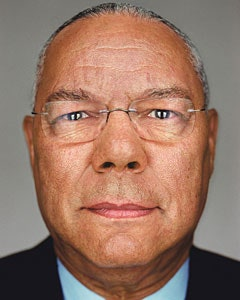
#> input picture Proyecto Imagenes/Images/colin.jpg, 240 x 300 px, found by its file name
$ jupyter execute --allow-errors FacialRecognitionSketch.ipynb   (shell and % lines are left out)
#> lines starting #> are read from the running program, lines starting #| are printed output that depends on the picture
[cell 1]
from google.colab import drive
drive.mount('/content/drive')
import cv2
import os
import numpy as np
import seaborn as sns; sns.set()
import matplotlib.pyplot as plt
from sklearn.model_selection import train_test_split
from sklearn.datasets import fetch_lfw_people
from sklearn.metrics import classification_report
from sklearn.decomposition import PCA
from sklearn.neural_network import MLPClassifier

[cell 2]
path='/content/drive/MyDrive/Proyecto Imagenes'
os.chdir(path)

[cell 3]
def FacialRecognition(image):
    # Load data
  #imagen = cv2.imread('gerhard3.jpg', cv2.IMREAD_GRAYSCALE)
  lfw_dataset = fetch_lfw_people(min_faces_per_person=100)

  _, h, w = lfw_dataset.images.shape
  X = lfw_dataset.data
  y = lfw_dataset.target
  target_names = lfw_dataset.target_names

  # split into a training and testing set
  X_train, X_test, y_train, y_test = train_test_split(X, y, test_size=0.3)


  # Compute a PCA
  n_components = 100
  pca = PCA(n_components=n_components, whiten=True).fit(X_train)
  # apply PCA transformation
  X_train_pca = pca.transform(X_train)
  X_test_pca = pca.transform(X_test)

  # [6 lines of commented-out code are left out]
  print("Fitting the classifier to the training set")
  clf = MLPClassifier(hidden_layer_sizes=(1024,), batch_size=256, verbose=True, early_stopping=True).fit(X_train_pca, y_train)

  dim = (47, 62)
  imgReS = cv2.resize(image, dim)
  imgReShape =  imgReS.reshape(1,2914)

  imagen_pca = pca.transform(imgReShape)
  ximagen = imagen_pca
  ximagen.reshape(1,-1)


  #print(ximagen.shape)
  newPrediction = clf.predict(ximagen)
  #print(newPrediction, target_names[newPrediction])
  PredictedName = target_names[newPrediction]
  listToStr = ' '.join([str(element) for element in PredictedName])

  print(newPrediction)
  plt.figure(figsize=(12,4))
  plt.subplot(121), plt.imshow(image,cmap='gray'), plt.title('Real name: [ingrese nombre]\n\n PredictedName: '+listToStr)
  plt.xticks([]), plt.yticks([])


  plt.show()

#> (a cell that did not finish here is left out)

[cell 5]
# Compute a PCA
n_components = 100
#> (the rest of this cell did not finish here and is left out)

[cell 6]
# train a neural network
print("Fitting the classifier to the training set")
#> (the rest of this cell did not finish here and is left out)

#> (a cell that did not finish here is left out)

[cell 8]
image = cv2.imread('colin.jpg', cv2.IMREAD_GRAYSCALE)
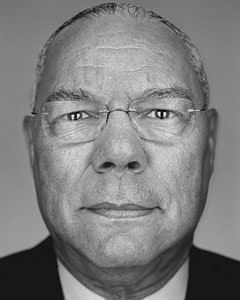
#> image: shape (300, 240); min 1, max 255, mean 125.8

FacialRecognition(image)
#> (the call stopped at in FacialRecognition, `lfw_dataset = fetch_lfw_people(min_faces_per_person=100)`: the network is not available in this run)

[cell 9]
#PARA HACER LAS COMPARACIONES CON UNA IMAGEN EN ESPECIFICO
imagen = cv2.imread('tony.jpg', cv2.IMREAD_GRAYSCALE)
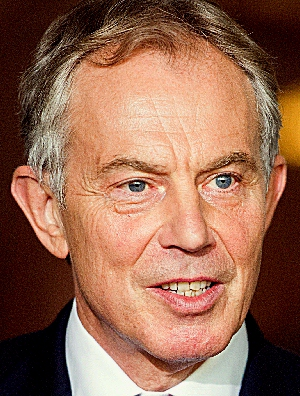
#> input picture Proyecto Imagenes/Images/tony.jpg, 300 x 396 px, found by its file name
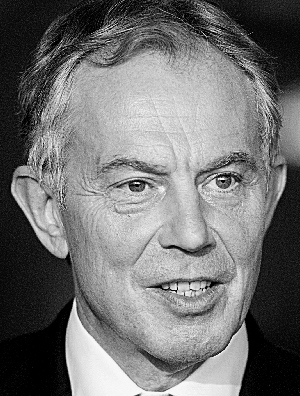
#> imagen: shape (396, 300); min 0, max 251, mean 114.9
dim = (47, 62)
imgReS = cv2.resize(imagen, dim)
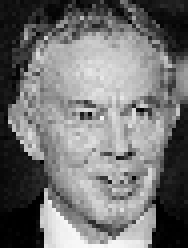
#> imgReS: shape (62, 47) (shown 4 times larger); min 0, max 249, mean 115.3
imgReShape =  imgReS.reshape(1,2914)
FacialRecognition(imgReShape)
#> (the call stopped at in FacialRecognition, `lfw_dataset = fetch_lfw_people(min_faces_per_person=100)`: the network is not available in this run)
#imagen_pca = pca.transform(imgReShape)#AQUI VA LA IMAGEN RESHAPE

#la dimensionalidad de las imagenes es muy grande para metodos para el perceptron multicapa, y metodos de aprendizaje automatico clasica
#desventajas de PCA
#> (the rest of this cell did not finish here and is left out)
